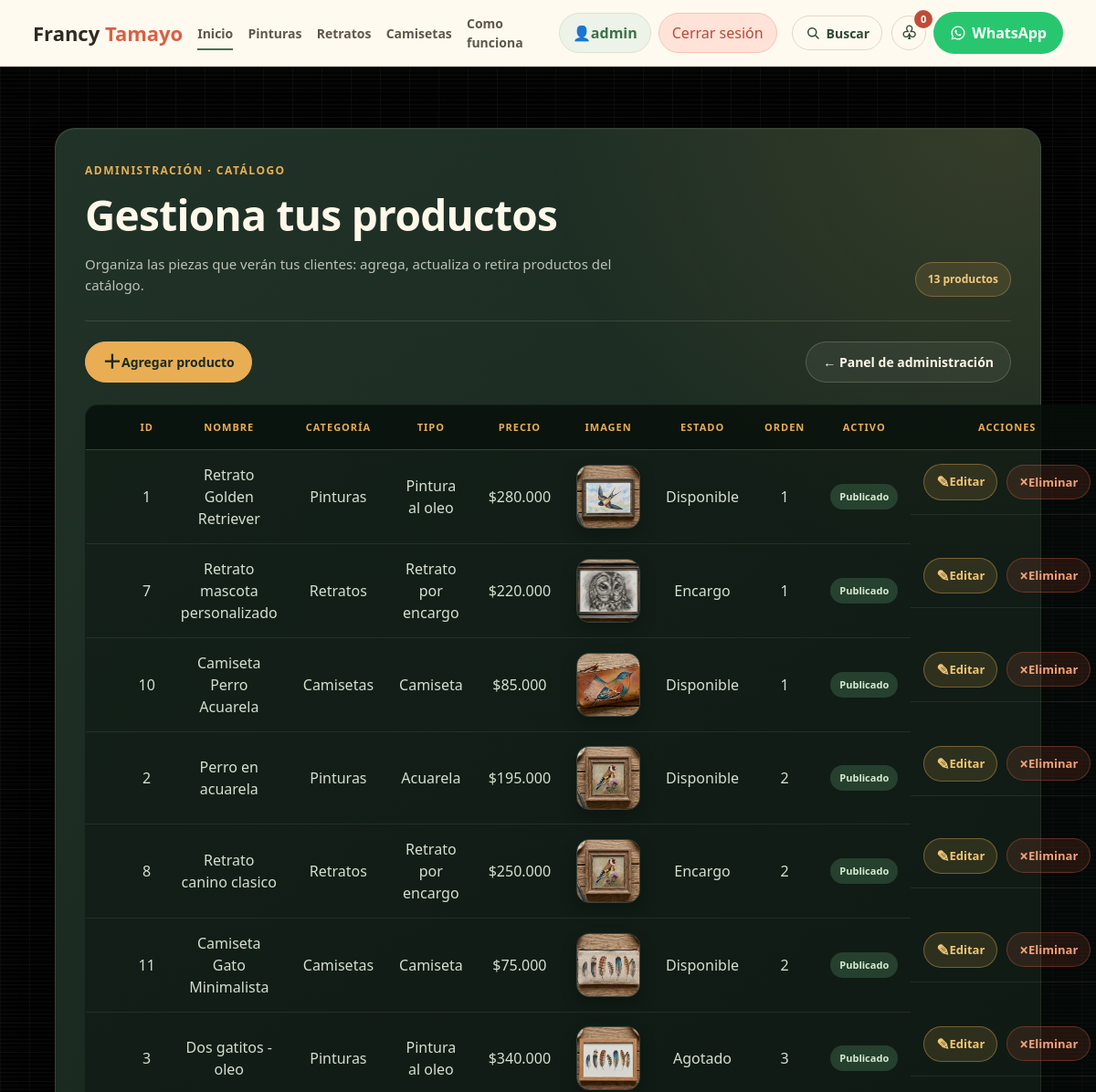
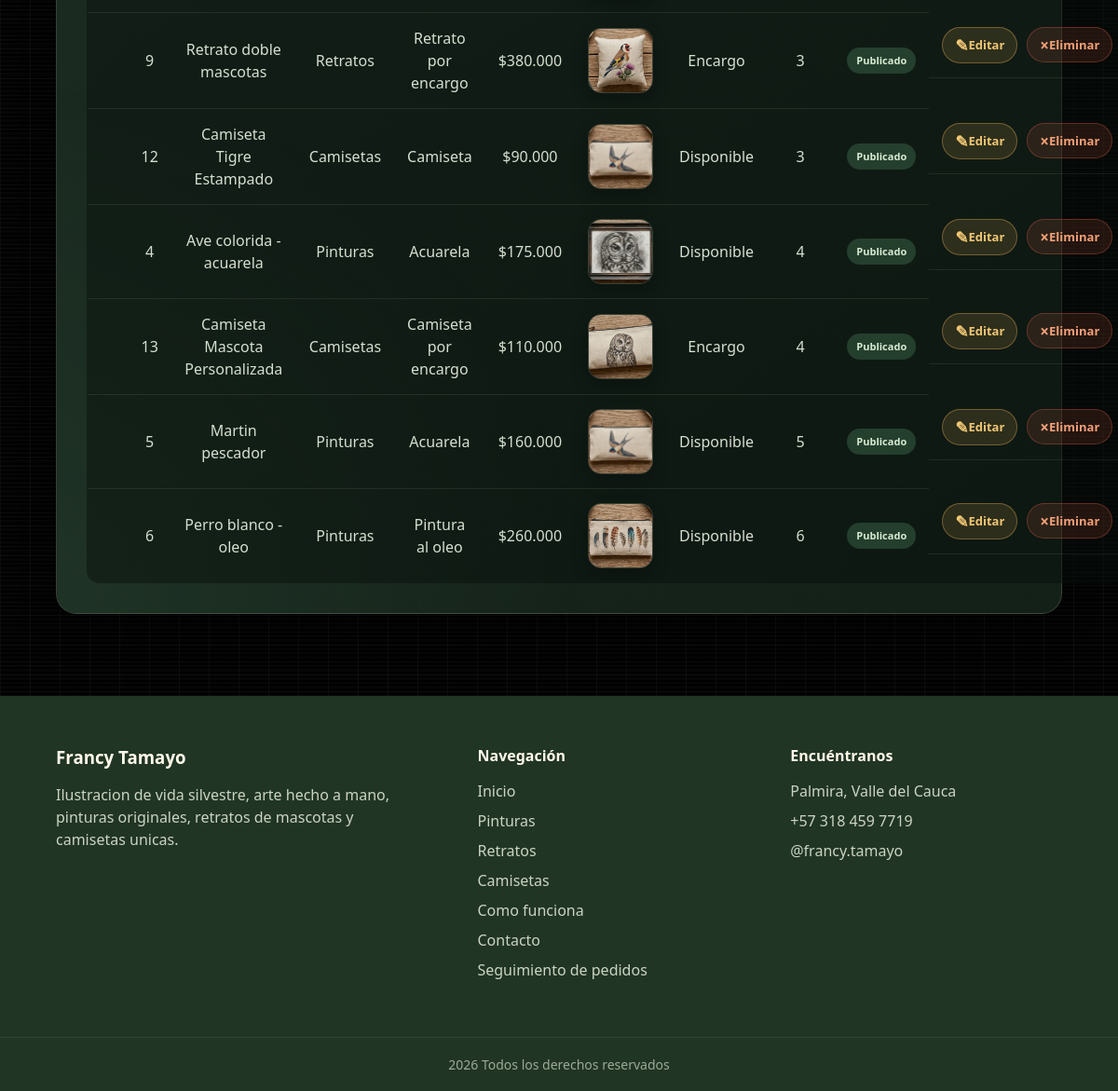
Screenshot of /admin/menu/index.php (signed in) with the database file from the repository (2 pictures, top to bottom).
### tables this page shows
CREATE TABLE IF NOT EXISTS productos (
  id INT AUTO_INCREMENT PRIMARY KEY,
  nombre VARCHAR(120) NOT NULL,
  categoria ENUM('pinturas','retratos','camisetas') NOT NULL,
  tipo VARCHAR(80) NOT NULL,
  descripcion TEXT NULL,
  precio DECIMAL(10,2) NOT NULL DEFAULT 0,
  imagen VARCHAR(255) NOT NULL,
  estado ENUM('disponible','encargo','agotado') NOT NULL DEFAULT 'disponible',
  rating DECIMAL(2,1) NOT NULL DEFAULT 4.8,
  destacado TINYINT(1) NOT NULL DEFAULT 0,
  activo TINYINT(1) NOT NULL DEFAULT 1,
  orden INT NOT NULL DEFAULT 0,
  fecha_creacion TIMESTAMP DEFAULT CURRENT_TIMESTAMP,
  UNIQUE KEY uq_producto_nombre (nombre)
);

### admin/menu/index.php (the view, shortened to what this page needs)
<?php
$db = conectarDB();
$query = "SELECT * FROM productos ORDER BY orden ASC, id ASC";
$resultado = mysqli_query($db, $query);
?>
<section class="container admin-productos-section">
    <main class="admin-productos-card">
        <div class="admin-productos-heading">
            <div>
                <span class="admin-productos-eyebrow">Administración · Catálogo</span>
                <h1 class="admin-productos-title">Gestiona tus productos</h1>
                <p>Organiza las piezas que verán tus clientes: agrega, actualiza o retira productos del catálogo.</p>
            </div>
            <span class="admin-productos-total"><?= mysqli_num_rows($resultado); ?> productos</span>
        </div>
        <div class="admin-productos-nav">
            <a href="<?= BASE_URL ?>admin/menu/crear.php" class="admin-productos-btn-create"><span aria-hidden="true">＋</span> Agregar producto</a>
            <a href="<?= BASE_URL ?>admin/index.php" class="admin-productos-btn-regresar">← Panel de administración</a>
        </div>
        <table id="tablaProductos" class="admin-productos-table display responsive nowrap" style="width:100%">
            <thead>
                <tr>
                    <th></th>
                    <th>ID</th>
                    <th>Nombre</th>
                    <th>Categoría</th>
                    <th>Tipo</th>
                    <th>Precio</th>
                    <th>Imagen</th>
                    <th>Estado</th>
                    <th>Orden</th>
                    <th>Activo</th>
                    <th>Acciones</th>
                </tr>
            </thead>
            <tbody>
                <?php while ($producto = mysqli_fetch_assoc($resultado)): ?>
                    <tr>
                        <td></td>
                        <td><?= $producto['id']; ?></td>
                        <td><?= htmlspecialchars($producto['nombre']); ?></td>
                        <td><?= htmlspecialchars(ucfirst($producto['categoria'])); ?></td>
                        <td><?= htmlspecialchars($producto['tipo']); ?></td>
                        <td>$<?= number_format((float) $producto['precio'], 0, ',', '.'); ?></td>
                        <td>
                            <img src="<?= htmlspecialchars(BASE_URL . $producto['imagen']); ?>" alt="<?= htmlspecialchars($producto['nombre']); ?>" class="admin-productos-img">
                        </td>
                        <td><?= htmlspecialchars(ucfirst($producto['estado'])); ?></td>
                        <td><?= $producto['orden']; ?></td>
                        <td class="admin-productos-status">
                            <span class="admin-productos-status-pill <?= $producto['activo'] ? 'is-active' : 'is-inactive'; ?>"><?= $producto['activo'] ? 'Publicado' : 'Oculto'; ?></span>
                        </td>
                        <td class="admin-productos-actions">
                            <a href="<?= BASE_URL ?>admin/menu/editar.php?id=<?= $producto['id']; ?>" class="admin-productos-btn-edit"><span aria-hidden="true">✎</span> Editar</a>
                            <button type="button" class="admin-productos-btn-delete" data-delete-product data-product-id="<?= $producto['id']; ?>" data-product-name="<?= htmlspecialchars($producto['nombre'], ENT_QUOTES); ?>"><span aria-hidden="true">×</span> Eliminar</button>
                        </td>
                    </tr>
                <?php endwhile; ?>
            </tbody>
        </table>
    </main>
</section>
<?php include '../../include/templates/footer.php'; ?>

### assets/css/base/global.css (style rules this page uses)
html, body { background-color:#050505; background-image: linear-gradient(rgba(255,255,255,.035) 1px, transparent 1px), linear-gradient(90deg, rgba(255,255,255,.035) 1px, transparent 1px), url('../../imagenes/137042075-grid-square-graph-line-full-page-on-black-paper-background-paper-grid-square-graph-line-texture-of.jpg'); background-size:32px 32px; background-attachment:fixed; }
body { color:#fff; line-height:1.5; }
body::before { content:""; position:fixed; inset:0; pointer-events:none; background:radial-gradient(circle at top, rgba(0,208,132,.05), transparent 35%); z-index:-1; }
a { color:inherit; text-decoration:none; transition:.35s; }
img { width:100%; display:block; transition:.5s; }
section { padding:110px 0; }
.container { width:90%; max-width:1200px; margin:auto; }

### assets/css/componentes/ui.css (style rules this page uses)
﻿.btn-nav, .admin-productos-btn-create, .admin-productos-btn-regresar, .botondeadmin3 a, .boton { display:inline-flex; align-items:center; justify-content:center; font-weight:800; transition:.35s; }

### rows the page displays
productos: id "1", nombre "Retrato Golden Retriever", categoria "Pinturas", tipo "Pintura al oleo", precio "280.000", imagen (picture), estado "Disponible", orden "1", activo "Publicado"
productos: id "7", nombre "Retrato mascota personalizado", categoria "Retratos", tipo "Retrato por encargo", precio "220.000", imagen (picture), estado "Encargo", orden "1", activo "Publicado"
productos: id "10", nombre "Camiseta Perro Acuarela", categoria "Camisetas", tipo "Camiseta", precio "85.000", imagen (picture), estado "Disponible", orden "1", activo "Publicado"
productos: id "2", nombre "Perro en acuarela", categoria "Pinturas", tipo "Acuarela", precio "195.000", imagen (picture), estado "Disponible", orden "2", activo "Publicado"
productos: id "8", nombre "Retrato canino clasico", categoria "Retratos", tipo "Retrato por encargo", precio "250.000", imagen (picture), estado "Encargo", orden "2", activo "Publicado"
productos: id "11", nombre "Camiseta Gato Minimalista", categoria "Camisetas", tipo "Camiseta", precio "75.000", imagen (picture), estado "Disponible", orden "2", activo "Publicado"
productos: id "3", nombre "Dos gatitos - oleo", categoria "Pinturas", tipo "Pintura al oleo", precio "340.000", imagen (picture), estado "Agotado", orden "3", activo "Publicado"
productos: id "9", nombre "Retrato doble mascotas", categoria "Retratos", tipo "Retrato por encargo", precio "380.000", imagen (picture), estado "Encargo", orden "3", activo "Publicado"
productos: id "12", nombre "Camiseta Tigre Estampado", categoria "Camisetas", tipo "Camiseta", precio "90.000", imagen (picture), estado "Disponible", orden "3", activo "Publicado"
productos: id "4", nombre "Ave colorida - acuarela", categoria "Pinturas", tipo "Acuarela", precio "175.000", imagen (picture), estado "Disponible", orden "4", activo "Publicado"
productos: id "13", nombre "Camiseta Mascota Personalizada", categoria "Camisetas", tipo "Camiseta por encargo", precio "110.000", imagen (picture), estado "Encargo", orden "4", activo "Publicado"
productos: id "5", nombre "Martin pescador", categoria "Pinturas", tipo "Acuarela", precio "160.000", imagen (picture), estado "Disponible", orden "5", activo "Publicado"
productos: id "6", nombre "Perro blanco - oleo", categoria "Pinturas", tipo "Pintura al oleo", precio "260.000", imagen (picture), estado "Disponible", orden "6", activo "Publicado"

### other values shown
$_SESSION['usuario'] "admin"
mysqli_num_rows($resultado) "13"
date ('Y') "2026"
